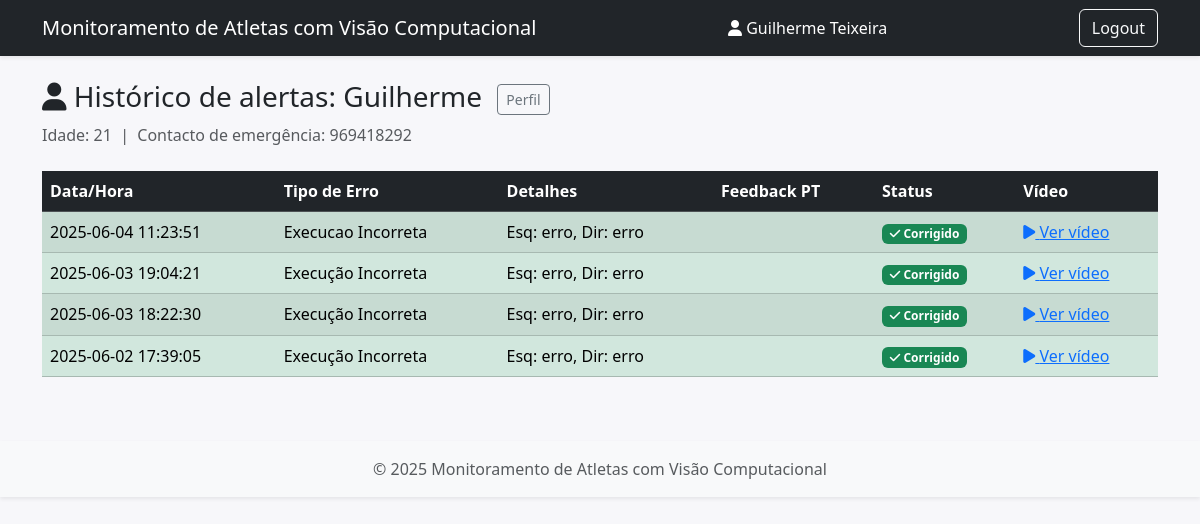
The app's page /FrontEnd/historico_aluno.php?id=1 (signed in) with its own data.
### tables this page shows
CREATE TABLE `students` (
  `id` int(11) NOT NULL,
  `nome` varchar(100) DEFAULT NULL,
  `idade` int(11) DEFAULT NULL,
  `foto` varchar(255) DEFAULT NULL,
  `contacto_emergencia` varchar(50) DEFAULT NULL,
  `historico_lesoes` text DEFAULT NULL,
  `observacoes` text DEFAULT NULL
);

CREATE TABLE `errors` (
  `id` int(11) NOT NULL,
  `timestamp` datetime DEFAULT current_timestamp(),
  `error_type` varchar(100) DEFAULT NULL,
  `details` text DEFAULT NULL,
  `filename` varchar(255) DEFAULT NULL,
  `reviewed` tinyint(4) DEFAULT 0,
  `user_id` int(11) DEFAULT NULL,
  `student_id` int(11) DEFAULT NULL,
  `feedback` text DEFAULT NULL
);

### FrontEnd/historico_aluno.php (the view, shortened to what this page needs)
<?php
$id = intval($_GET['id']);
$db = getDB();
$stmt = $db->prepare("SELECT * FROM students WHERE id = ?");
$stmt->execute([$id]);
$aluno = $stmt->fetch(PDO::FETCH_ASSOC);
$stmt = $db->prepare("SELECT * FROM errors WHERE student_id = ? ORDER BY timestamp DESC");
$stmt->execute([$id]);
$erros = $stmt->fetchAll(PDO::FETCH_ASSOC);
include 'templates/header.php';
?>
<h3>
    <i class="fa fa-user"></i> Histórico de alertas: <?= htmlspecialchars($aluno['nome']) ?>
    <a href="perfil_aluno.php?id=<?= $aluno['id'] ?>" class="btn btn-outline-secondary btn-sm ms-2">Perfil</a>
</h3>
<div class="mb-4">
    <span class="text-muted">Idade: <?= htmlspecialchars($aluno['idade']) ?> &nbsp;|&nbsp;
    Contacto de emergência: <?= htmlspecialchars($aluno['contacto_emergencia']) ?></span>
</div>
<div style="max-height:420px;overflow:auto;">
    <table class="table table-striped align-middle">
        <thead class="table-dark">
            <tr>
                <th>Data/Hora</th>
                <th>Tipo de Erro</th>
                <th>Detalhes</th>
                <th>Feedback PT</th>
                <th>Status</th>
                <th>Vídeo</th>
            </tr>
        </thead>
        <tbody>
    <?php foreach($erros as $e): ?>
        <tr class="<?= $e['reviewed'] ? 'table-success' : 'table-warning' ?>">
            <td><?=htmlspecialchars($e['timestamp'])?></td>
            <td><?=htmlspecialchars($e['error_type'])?></td>
            <td><?=htmlspecialchars($e['details'])?></td>
            <td><?=htmlspecialchars($e['feedback'] ?? '')?></td>
            <td>
                <?= $e['reviewed']
                    ? "<span class='badge bg-success'><i class='fa fa-check'></i> Corrigido</span>"
                    : "<span class='badge bg-warning text-dark'><i class='fa fa-exclamation-triangle'></i> Novo</span>" ?>
            </td>
            <td>
                <?php if($e['filename']): ?>
                <a href="<?=htmlspecialchars($e['filename'])?>" target="_blank"><i class="fa fa-play"></i> Ver vídeo</a>
                <?php else: ?>
                    <span class="text-muted">Sem vídeo</span>
                <?php endif; ?>
            </td>
        </tr>
    <?php endforeach; ?>
        </tbody>
    </table>
</div>
<?php include 'templates/footer.php'; ?>

### records on screen
students: nome "Guilherme", idade "21", contacto_emergencia "969418292"
errors: timestamp "2025-06-04 11:23:51", error_type "Execucao Incorreta", details "Esq: erro, Dir: erro", reviewed 1 (drawn)
errors: timestamp "2025-06-03 19:04:21", error_type "Execução Incorreta", details "Esq: erro, Dir: erro", reviewed 1 (drawn)
errors: timestamp "2025-06-03 18:22:30", error_type "Execução Incorreta", details "Esq: erro, Dir: erro", reviewed 1 (drawn)
errors: timestamp "2025-06-02 17:39:05", error_type "Execução Incorreta", details "Esq: erro, Dir: erro", reviewed 1 (drawn)

### other values on screen
$_SESSION['name'] "Guilherme Teixeira"
